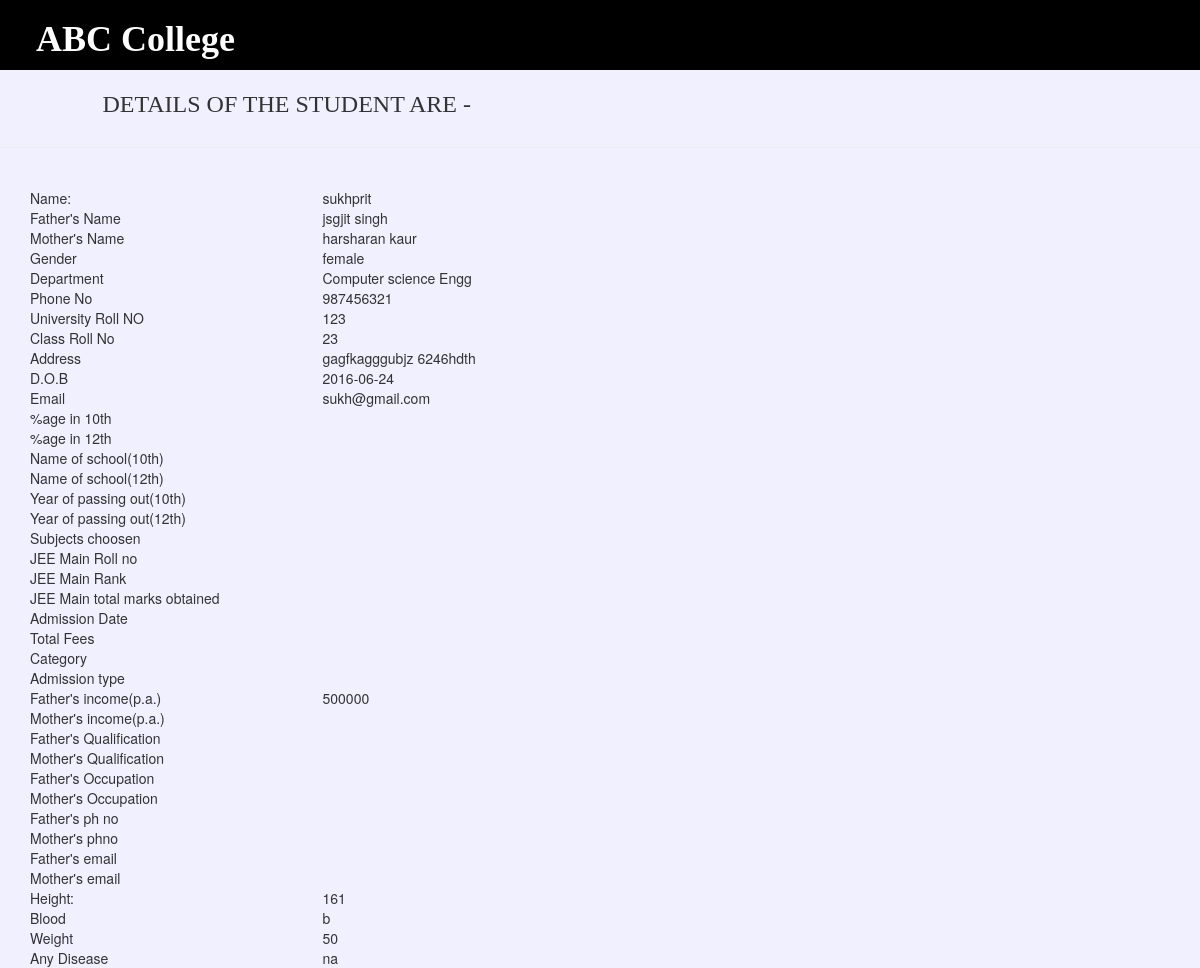
Screenshot of /admin/displayform2.php?a=22 with the database file from the repository.
### tables this page shows
CREATE TABLE IF NOT EXISTS `form` (
  `sno` int(225) NOT NULL AUTO_INCREMENT,
  `name` text NOT NULL,
  `fatname` text NOT NULL,
  `motname` text NOT NULL,
  `gender` text NOT NULL,
  `dept` text NOT NULL,
  `phno` varchar(225) NOT NULL,
  `urollno` int(225) NOT NULL,
  `crollno` int(225) NOT NULL,
  `add` varchar(225) NOT NULL,
  `dob` date NOT NULL,
  `email` varchar(225) NOT NULL,
  `tenth` varchar(225) NOT NULL,
  `twelth` varchar(225) NOT NULL,
  `tenthschool` varchar(225) NOT NULL,
  `twelthschool` varchar(225) NOT NULL,
  `yeartenth` varchar(225) NOT NULL,
  `yeartwelth` varchar(225) NOT NULL,
  `subjects` varchar(225) NOT NULL,
  `jeeroll` varchar(225) NOT NULL,
  `jeerank` varchar(225) NOT NULL,
  `jeetotal` varchar(225) NOT NULL,
  `admdate` varchar(225) NOT NULL,
  `totalfee` varchar(225) NOT NULL,
  `category` varchar(225) NOT NULL,
  `admtype` varchar(225) NOT NULL,
  `fatinc` int(225) NOT NULL,
  `motinc` varchar(225) NOT NULL,
  `fatqual` varchar(225) NOT NULL,
  `motqual` varchar(225) NOT NULL,
  `fatoccup` varchar(225) NOT NULL,
  `motoccup` varchar(225) NOT NULL,
  `fatphno` varchar(225) NOT NULL,
  `motphno` varchar(225) NOT NULL,
  `fatemail` varchar(225) NOT NULL,
  `motemail` varchar(225) NOT NULL,
  `height` int(225) NOT NULL,
  `bloodg` text NOT NULL,
  `weight` int(225) NOT NULL,
  `disease` text NOT NULL,
  PRIMARY KEY (`sno`)
);

### admin/displayform2.php (the view, shortened to what this page needs)
<?php
include("nav.php");
?>
<html>
<head>
<link rel="stylesheet" href="css/bootstrap.css" />
</head>
<link rel="stylesheet" href="css/bootstrap.min.css" />
<body>
<div class="row">
<div class="col-lg-1"></div>
<div class="col-lg-7"><h3 style="font-family:'Palatino Linotype', 'Book Antiqua', Palatino, serif">DETAILS OF THE STUDENT ARE -</h3></div></div><hr />
<table border="1">
<?php
$str=mysql_query("select* from form where sno=$_REQUEST[a]");
while($row=mysql_fetch_array($str))
{
?>
<div class="container">
<div class="row">
<div class="col-lg-3">Name:</div>
<div class="col-lg-3"><?php echo $row['name']; ?> </div>
</div>
<div class="row">
<div class="col-lg-3">Father's Name</div>
<div class="col-lg-3"><?php echo $row['fatname']; ?> </div>
</div>
<div class="row">
<div class="col-lg-3">Mother's Name</div>
<div class="col-lg-3"><?php echo $row['motname']; ?> </div>
</div>
<div class="row">
<div class="col-lg-3">Gender</div>
<div class="col-lg-3"><?php echo $row['gender']; ?> </div>
</div>
<div class="row">
<div class="col-lg-3">Department</div>
<div class="col-lg-3"><?php echo $row['dept']; ?> </div>
</div>
<div class="row">
<div class="col-lg-3">Phone No</div>
<div class="col-lg-3"><?php echo $row['phno']; ?> </div>
</div>
<div class="row">
<div class="col-lg-3">University Roll NO</div>
<div class="col-lg-3"><?php echo $row['urollno']; ?> </div>
</div>
<div class="row">
<div class="col-lg-3">Class Roll No</div>
<div class="col-lg-3"><?php echo $row['crollno']; ?> </div>
</div>
<div class="row">
<div class="col-lg-3">Address</div>
<div class="col-lg-3"><?php echo $row['add']; ?> </div>
</div>
<div class="row">
<div class="col-lg-3">D.O.B</div>
<div class="col-lg-3"><?php echo $row['dob']; ?> </div>
</div>
<div class="row">
<div class="col-lg-3">Email</div>
<div class="col-lg-3"><?php echo $row['email']; ?> </div>
</div>
<div class="row">
<div class="col-lg-3">%age in 10th</div>
<div class="col-lg-3"><?php echo $row['tenth']; ?> </div>
</div>
<div class="row">
<div class="col-lg-3">%age in 12th</div>
<div class="col-lg-3"><?php echo $row['twelth']; ?> </div>
</div>
<div class="row">
<div class="col-lg-3">Name of school(10th)</div>
<div class="col-lg-3"><?php echo $row['tenthschool']; ?> </div>
</div>
<div class="row">
<div class="col-lg-3">Name of school(12th)</div>
<div class="col-lg-3"><?php echo $row['twelthschool']; ?> </div>
</div>
<div class="row">
<div class="col-lg-3">Year of passing out(10th)</div>
<div class="col-lg-3"><?php echo $row['yeartenth']; ?> </div>
</div>
<div class="row">
<div class="col-lg-3">Year of passing out(12th)</div>
<div class="col-lg-3"><?php echo $row['yeartwelth']; ?> </div>
</div>
<div class="row">
<div class="col-lg-3">Subjects choosen</div>
<div class="col-lg-3"><?php echo $row['subjects']; ?> </div>
</div>
<div class="row">
<div class="col-lg-3">JEE Main Roll no</div>
<div class="col-lg-3"><?php echo $row['jeeroll']; ?> </div>
</div>
<div class="row">
<div class="col-lg-3">JEE Main Rank</div>
<div class="col-lg-3"><?php echo $row['jeerank']; ?> </div>
</div>
<div class="row">
<div class="col-lg-3">JEE Main total marks obtained</div>
<div class="col-lg-3"><?php echo $row['jeetotal']; ?> </div>
</div>
<div class="row">
<div class="col-lg-3">Admission Date</div>
<div class="col-lg-3"><?php echo $row['admdate']; ?> </div>
</div>
<div class="row">
<div class="col-lg-3">Total Fees</div>
<div class="col-lg-3"><?php echo $row['totalfee']; ?> </div>
</div>
<div class="row">
<div class="col-lg-3">Category</div>
<div class="col-lg-3"><?php echo $row['category']; ?> </div>
</div>
<div class="row">
<div class="col-lg-3">Admission type</div>
<div class="col-lg-3"><?php echo $row['admtype']; ?> </div>
</div>
<div class="row">
<div class="col-lg-3">Father's income(p.a.)
</div>
<div class="col-lg-3"><?php echo $row['fatinc']; ?> </div>
</div>
<div class="row">
<div class="col-lg-3">Mother's income(p.a.)</div>
<div class="col-lg-3"><?php echo $row['motinc']; ?> </div>
</div>
<div class="row">
<div class="col-lg-3">Father's Qualification</div>
<div class="col-lg-3"><?php echo $row['fatqual']; ?> </div>
</div>
<div class="row">
<div class="col-lg-3">Mother's Qualification</div>
<div class="col-lg-3"><?php echo $row['motqual']; ?> </div>
</div>
<div class="row">
<div class="col-lg-3">Father's Occupation</div>
<div class="col-lg-3"><?php echo $row['fatoccup']; ?> </div>
</div>
<div class="row">
<div class="col-lg-3">Mother's Occupation</div>
<div class="col-lg-3"><?php echo $row['motoccup']; ?> </div>
</div>
<div class="row">
<div class="col-lg-3">Father's ph no</div>
<div class="col-lg-3"><?php echo $row['fatphno']; ?> </div>
</div>
<div class="row">
<div class="col-lg-3">Mother's phno</div>
<div class="col-lg-3"><?php echo $row['motphno']; ?> </div>
</div>
<div class="row">
<div class="col-lg-3">Father's email</div>
<div class="col-lg-3"><?php echo $row['fatemail']; ?> </div>
</div>
<div class="row">
<div class="col-lg-3">Mother's email</div>
<div class="col-lg-3"><?php echo $row['motemail']; ?> </div>
</div>
<div class="row">
<div class="col-lg-3">Height:</div>
<div class="col-lg-3"><?php echo $row['height']; ?> </div>
</div>
<div class="row">
<div class="col-lg-3">Blood</div>
<div class="col-lg-3"><?php echo $row['bloodg']; ?> </div>
</div>
<div class="row">
<div class="col-lg-3">Weight</div>
<div class="col-lg-3"><?php echo $row['weight']; ?> </div>
</div>
<div class="row">
<div class="col-lg-3">Any Disease</div>
<div class="col-lg-3"><?php echo $row['disease']; ?> </div>
</div>
</div>
<?php
}
?>
</body></html>

### admin/nav.php (shortened to what this page needs)
?><!DOCTYPE html PUBLIC "-//W3C//DTD XHTML 1.0 Transitional//EN" "http://www.w3.org/TR/xhtml1/DTD/xhtml1-transitional.dtd">
<html xmlns="http://www.w3.org/1999/xhtml">
<head>
</head>
<link rel="stylesheet" href="css/bootstrap.css" />
<link rel="stylesheet" href="css/bootstrap.min.css" />
<body>
<div class="row" id="heading">
<div class="col-lg-12">
<h1><b>&nbsp;&nbsp;&nbsp;&nbsp;ABC College</b></h1>
</div>
</div>
<div class="row">
<div class="col-lg-12" style="color:#FFF;">
   </div>
   </div>
</body>
</html>

### admin/nav.php (style rules this page uses)
#heading { color:#FFF; font-family:"MS Serif", "New York", serif; background-color:#000; }

### admin/displayform2.php (style rules this page uses)
body { background-color:#F0F0FF; }

### rows the page displays
form: name "sukhprit", fatname "jsgjit singh", motname "harsharan kaur", gender "female", dept "Computer science Engg", phno "987456321", urollno "123", crollno "23", add "gagfkagggubjz 6246hdth", dob "2016-06-24", email "sukh@gmail.com", fatinc "500000", height "161", bloodg "b", weight "50", disease "na"
